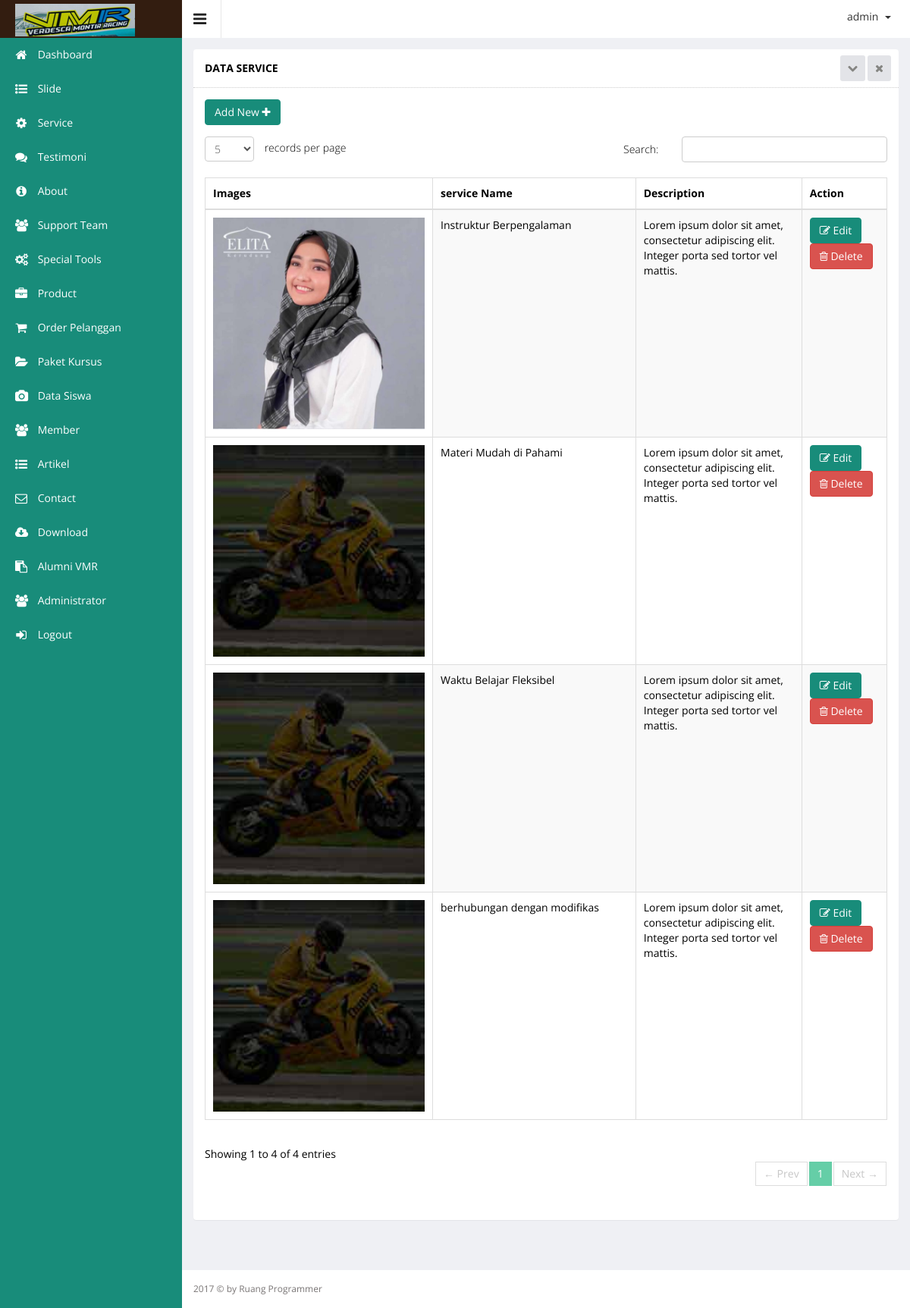
Screenshot of /admin/index.php?hal=master/service/list (signed in) with the database file from the repository.
### tables this page shows
CREATE TABLE `service` (
  `service_id` int(11) NOT NULL,
  `service_name` varchar(100) DEFAULT NULL,
  `service_images` varchar(100) DEFAULT NULL,
  `service_desc` text,
  `service_date` datetime DEFAULT NULL
);

### admin/master/service/list.php (the view, shortened to what this page needs)
<div class="wrapper">
    <div class="row">
        <div class="col-sm-12">
            <section class="panel">
                <header class="panel-heading">
                    Data service
                    <span class="tools pull-right">
                        <a href="javascript:;" class="fa fa-chevron-down"></a>
                        <a href="javascript:;" class="fa fa-times"></a>
                     </span>
                </header>
                <div class="panel-body">
                    <div class="adv-table editable-table ">
                        <div class="clearfix">
                            <div class="btn-group">
                                <a href="?hal=master/service/add">
                                    <button data-toggle="modal" class="btn btn-primary">
                                        Add New <i class="fa fa-plus"></i>
                                    </button>
                                </a>
                            </div>
                        </div>
                        <table class="table table-striped table-hover table-bordered" id="editable-sample">
                            <thead>
                            <tr>
                                <th width="300px">Images</th>
                                <th width="30%">service Name</th>
                                <th>Description</th>
                                <th width="10%">Action</th>
                            </tr>
                            </thead>
                            <tbody>
                            <?php
                            $queryPortofolio = mysql_query("SELECT * FROM service ORDER BY service_id DESC");
                            while ($rowservice = mysql_fetch_array($queryPortofolio)) {
                                ?>
                                <tr class="">
                                    <td><img src="../images/service/<?php echo $rowservice['service_images']; ?>"
                                             width="100%"></td>
                                    <td><?php echo $rowservice['service_name'] ?></td>
                                    <td><?php echo $rowservice['service_desc']; ?></td>
                                    <td>
                                        <a href="?hal=master/service/edit&id=<?php echo $rowservice['service_id']; ?>">
                                            <button class="btn btn-primary" type="submit"><i class="fa fa-edit"
                                                                                             aria-hidden="true"></i>
                                                Edit
                                            </button>
                                        </a>
                                        <a href="?hal=master/service/list&hapus=<?php echo $rowservice['service_id']; ?>">
                                        <button class="btn btn-danger" type="submit" name="hapus"><i
                                                        class="fa fa-trash-o"></i> Delete
                                            </button>
                                        </a>
                                    </td>
                                </tr>
                            <?php } ?>
                            </tbody>
                        </table>
                    </div>
                </div>
            </section>
        </div>
    </div>
</div>

### rows the page displays
service: service_images (picture), service_name "Instruktur Berpengalaman", service_desc "Lorem ipsum dolor sit amet, consectetur adipiscing elit. Integer porta sed tortor vel mattis."
service: service_images (picture), service_name "Materi Mudah di Pahami", service_desc "Lorem ipsum dolor sit amet, consectetur adipiscing elit. Integer porta sed tortor vel mattis."
service: service_images (picture), service_name "Waktu Belajar Fleksibel", service_desc "Lorem ipsum dolor sit amet, consectetur adipiscing elit. Integer porta sed tortor vel mattis."
service: service_images (picture), service_name "berhubungan dengan modifikas", service_desc "Lorem ipsum dolor sit amet, consectetur adipiscing elit. Integer porta sed tortor vel mattis."

### other values shown
$_SESSION['username'] "admin"
